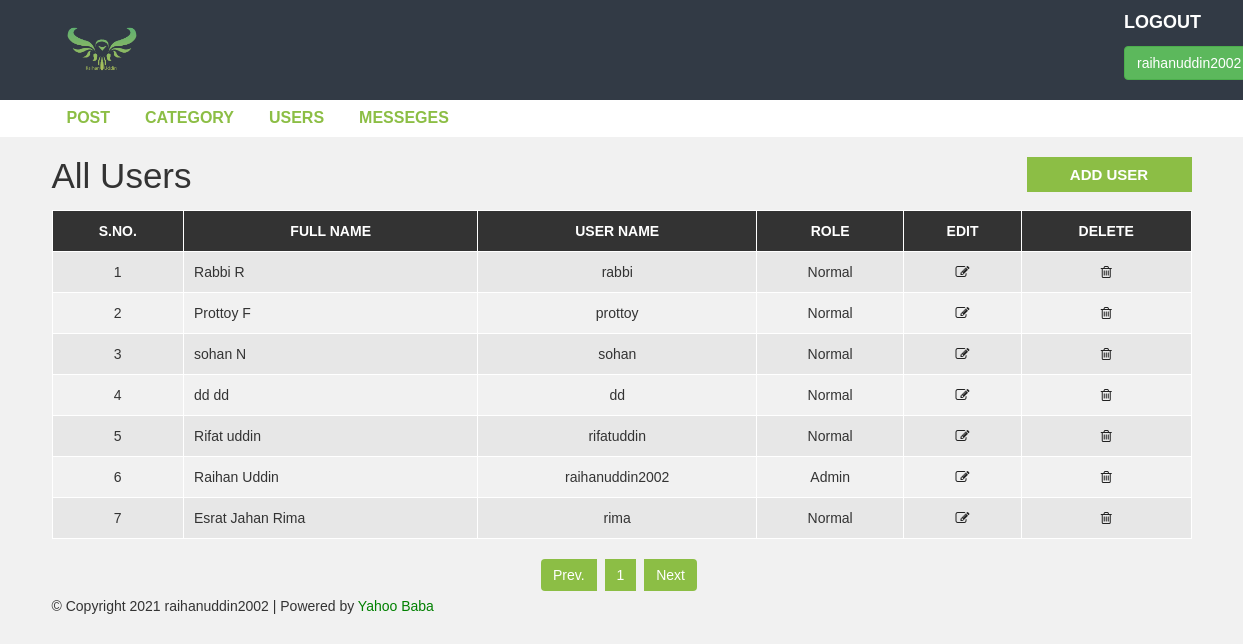
Page /admin/users.php (signed in) on the committed database.
### tables this page shows
CREATE TABLE `user` (
  `user_id` int(10) UNSIGNED NOT NULL,
  `first_name` varchar(30) NOT NULL,
  `last_name` varchar(30) NOT NULL,
  `username` varchar(30) DEFAULT NULL,
  `password` varchar(40) DEFAULT NULL,
  `role` int(11) NOT NULL
);

### admin/users.php (the view, shortened to what this page needs)
<?php include "header.php";
?>
<div id="admin-content">
      <div class="container">
          <div class="row">
              <div class="col-md-10">
                  <h1 class="admin-heading">All Users</h1>
              </div>
              <div class="col-md-2">
                  <a class="add-new" href="add-user.php">add user</a>
              </div>
              <div class="col-md-12">
              <?php
                include 'config.php';
                $limit = 10;
                if(isset($_REQUEST['page'])){
                    $page = $_REQUEST['page'];
                }else{
                    $page = 1;
                }
                $offset = ($page - 1 ) * $limit;
                $sql = "SELECT * FROM user ORDER BY user_id DESC LIMIT {$offset} , {$limit}";
                $result= mysqli_query($connection,$sql) or die('Query Failed');
                if(mysqli_num_rows($result) > 0){
              ?>
                  <table class="content-table">
                      <thead>
                          <th>S.No.</th>
                          <th>Full Name</th>
                          <th>User Name</th>
                          <th>Role</th>
                          <th>Edit</th>
                          <th>Delete</th>
                      </thead>
                      <tbody>
                      <?php
                        $serial = $offset + 1;
                        while($info = mysqli_fetch_assoc($result)){
                      ?>
                          <tr>
                              <td class='id'><?php echo $serial; ?></td>
                              <td><?php echo $info['first_name']. " " .$info['last_name']; ?></td>
                              <td><?php echo $info['username']; ?></td>
                              <td><?php
                                if($info['role'] == 1){
                                    echo "Admin";
                                }else{
                                    echo "Normal";
                                }
                              ?></td>
                              <td class='edit'><a href='update-user.php?id=<?php echo $info["user_id"]; ?>'><i class='fa fa-edit'></i></a></td>
                              <td class='delete'><a href='delete-user.php?id=<?php echo $info["user_id"]; ?>'><i class='fa fa-trash-o'></i></a></td>
                          </tr>
                        <?php
                          $serial++;
                            }
                        ?>
                      </tbody>
                  </table>
                  <?php
                    }
                  ?>
                  <?php
                    $sql1 = 'SELECT * FROM user';
                    $result1 = mysqli_query($connection,$sql1) or die('Query failed');
                    if(mysqli_num_rows($result1) > 0){
                        $total_records = mysqli_num_rows($result1);
                        $total_page = ceil($total_records / $limit);
                  ?>
                  <ul class='pagination admin-pagination'>
                    <li> <a href="users.php?page=<?php if($page > 1) {echo $page -1;}else{ echo $page; } ?>"> Prev. </a> </li>
                    <?php
                        for($i = 1; $i <= $total_page; $i++){
                    ?>
                      <li><a href="users.php?page=<?php echo $i; ?>"><?php echo $i; ?></a></li>
                      <?php  }  ?>
                    <li> <a href="users.php?page=<?php if($total_page > $page) {echo $page + 1;}else{ echo $total_page; } ?>"> Next </a> </li>
                  </ul>
                  <?php
                    }
                  ?>
        </div>
    </div>
</div>
<?php include "footer.php"; ?>

### css1/style.css (style rules this page uses)
body { background: #f1f1f1; font-family: sans-serif,arial,Helvetica; }
a, a:hover, a:focus { text-decoration: none; outline: none; }
ul { margin:0; padding:0; list-style:none; }
#admin-content { padding: 20px 0; min-height: 750px; }
#admin-content .admin-heading { font-size: 35px; margin: 0 0 15px; }
#admin-content .add-new { color: #fff; background-color: #8CBE45; -webkit-background-color: #8CBE45 !important; -moz-background-color: #8CBE45 !important; font-size: 15px; font-weight: 600; text-align: center; text-transform: uppercase; padding: 7px 10px; display: block; transition: all 0.3s; }
#admin-content .content-table { border: 1px solid #000; width: 100%; margin: 0 0 20px; }
#admin-content .content-table thead { color: #fff; background-color: #333; }
#admin-content .content-table th { padding: 10px; border: 1px solid #fff; font-weight: 600; text-align: center; text-transform: uppercase; }
#admin-content .content-table tbody { color: #333; }
#admin-content .content-table tbody tr { background-color: #e7e7e7; }
#admin-content .content-table tbody tr:nth-child(even) { background-color: transparent; }
#admin-content .content-table tbody td { padding: 10px; border: 1px solid #fff; text-align: center; }
#admin-content .content-table tbody td:nth-child(2) { text-align: left; }
#admin-content .admin-pagination { margin: 0; }
#admin-content .admin-pagination li a { display: block; }
.id, .edit, .delete { text-align:center; }
.pagination { display: block; text-align: center; margin: 0; }
.pagination li { display:inline-block; margin: 0 5px 0 0; }
.pagination li a { border: none; background: #8CBE45; -webkit-background: #8CBE45 !important; -moz-background: #8CBE45 !important; color: #fff; }
i.fa { color:#222; }

### rows in the picture
user: first_name "Rabbi", last_name "R", username "rabbi", role "Normal"
user: first_name "Prottoy", last_name "F", username "prottoy", role "Normal"
user: first_name "sohan", last_name "N", username "sohan", role "Normal"
user: first_name "dd", last_name "dd", username "dd", role "Normal"
user: first_name "Rifat", last_name "uddin", username "rifatuddin", role "Normal"
user: first_name "Raihan", last_name "Uddin", username "raihanuddin2002", role "Admin"
user: first_name "Esrat Jahan", last_name "Rima", username "rima", role "Normal"

### other values in the picture
$_SESSION['username'] "raihanuddin2002"
